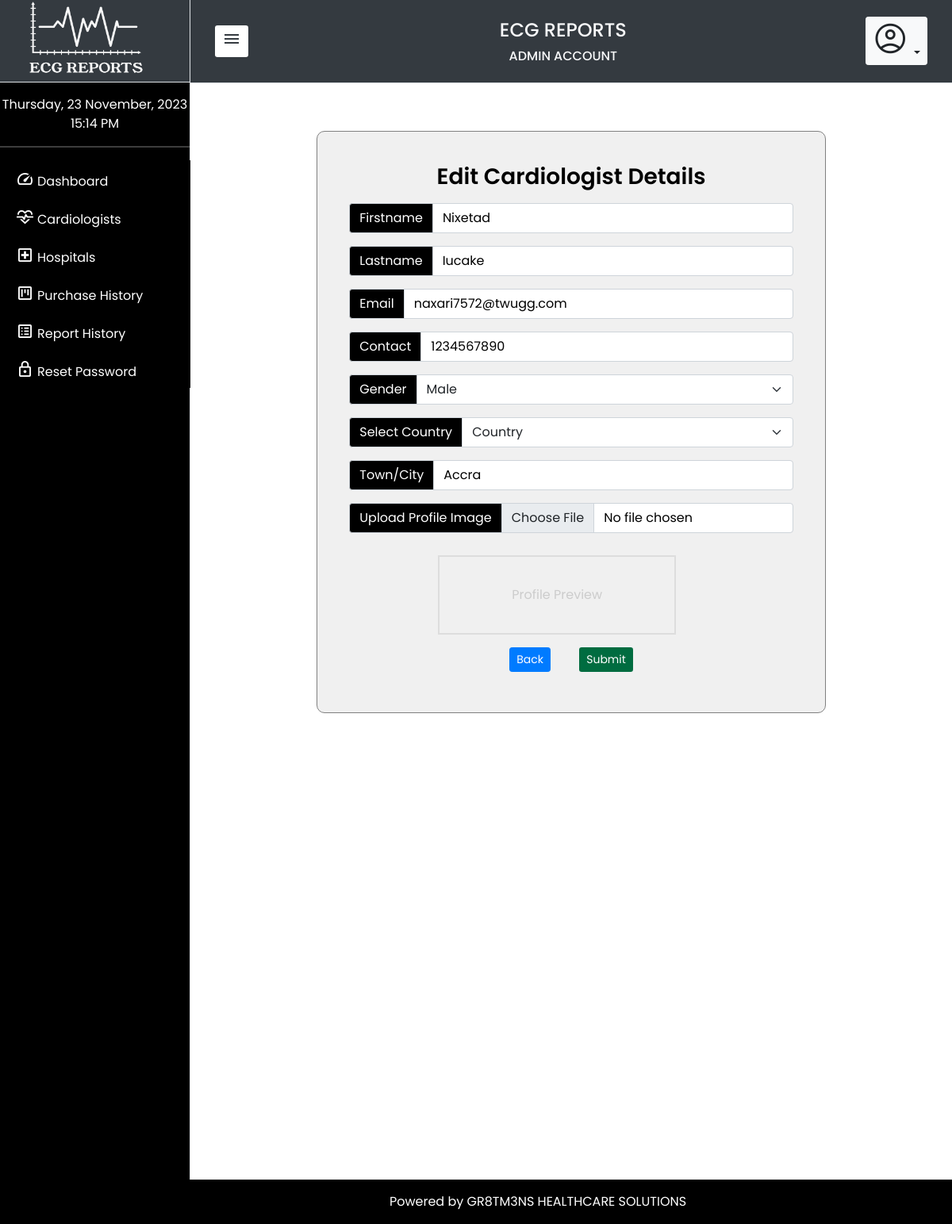
The app's page /superuser/edit-cardiologist-details/3/ (signed in) with its own data.
### superuser/models.py (models this page shows, shortened)
class Cardiologist(models.Model):
    user = models.ForeignKey(User, on_delete=models.CASCADE)
    profile = models.ImageField(upload_to = 'profile-uploads/', default = 'superuser/static/superuser/media/profile.png', blank=True)
    contact = models.CharField(max_length=255, default='1234567890', null=True)
    gender = models.IntegerField(null=True)
    country = models.CharField(max_length=255, default='Ghana', null=True)
    town = models.CharField(max_length=255, null=True)
    address = models.CharField(max_length=255, null=True)
    signature = models.ImageField(upload_to = 'signature-uploads/', default = '', blank=True)
    created_on = models.DateTimeField(auto_now_add=True)

class User(AbstractUser):
    is_admin = models.BooleanField(default=False)
    is_cardio = models.BooleanField(default=False)
    is_hospital = models.BooleanField(default=False)

### superuser/views.py (the view, shortened to what this page needs)
# urls.py: path('edit-cardiologist-details/<int:id>/', views.editCardioDetails, name='editCardioDetails'),
@login_required(login_url='login:login')
def editCardioDetails(request, id, **kwargs):
    template_name = 'superuser/edit-cardio.html'
    user=request.user
    page = 'Edit Cardiologist Detail'
    cardiologist = Cardiologist.objects.get(id=id)
    cardio = User.objects.get(id=cardiologist.user.id)
    return render(request, template_name, {
        'cardiologist': cardiologist,
        'page': page,
    })

### superuser/context_processors.py (called while the page is built)
def counter(request):
    now = datetime.now()
    year = now.year
    date = now.strftime("%A, %d %B, %Y")
    time = now.strftime("%H:%M %p")
    return { 'date': date, 'time': time, 'year':year }

### superuser/templates/superuser/edit-cardio.html (shortened to what this page needs)
{% extends 'superuser/base.html' %}
{% block content %}
<div class="form-body">
    <div class="row fee_type">
        <div class="form-holder">
            <div class="form-content">
                <div class="form-items">
                    <h3 class="text-center mb-3" >Edit Cardiologist Details</h3>
                    <form class="" action="" method="post" enctype="multipart/form-data">
                        <div class="input-group mt-3">
                            <label class="input-group-text" for="logo">Firstname</label>
                            <input class="form-control" type="text" id="first_name" name="first_name" value="{{ cardiologist.user.first_name }}"  required>
                         </div>
                         <div class="input-group mt-3">
                            <label class="input-group-text" for="logo">Lastname</label>
                            <input class="form-control" type="text" id="last_name" name="last_name" value="{{ cardiologist.user.last_name }}"  required>
                         </div>
                         <div class="input-group mt-3">
                            <label class="input-group-text" for="logo">Email</label>
                            <input class="form-control" type="email" id="email" name="email" value="{{ cardiologist.user.email }}"  required>
                         </div>
                         <div class="input-group mt-3">
                            <label class="input-group-text" for="logo">Contact</label>
                            <input class="form-control" type="tel" id="contact" name="contact" value="{{ cardiologist.contact }}"  required>
                         </div>
                         <div class="input-group mt-3">
                            <label class="input-group-text" for="logo">Gender</label>
                             <select class="form-select" name="gender" id="gender" required>
                                   {% if cardiologist.gender == 1 %}
                                        <option value="1" selected="selected">Male</option>
                                   {% else %}
                                        <option value="1">Male</option>
                                        <option value="2" selected="selected">Female</option>
                                   {% endif %}
                            </select>
                         </div>
                         <div class="input-group mt-3">
                            <label class="input-group-text" for="logo">Select Country</label>
                            <select id="country" name="country" class="form-select">
                                <option value="">Country</option>
                            </select>
                         </div>
                         <div class="input-group mt-3">
                            <label class="input-group-text" for="logo">Town/City</label>
                            <input class="form-control" type="tel" id="town" name="town" value="{{ cardiologist.town }}"  required>
                         </div>
                        <div class="input-group mt-3">
                            <label class="input-group-text" for="logo">Upload Profile Image</label>
                            <input type="file" class="form-control" id="logo" name="profile" accept="image/png, .jpeg, .jpg, image/gif" onclick="getLogo()">
                          </div>
                           <div class="logo-preview" id="logo-preview" >
                            <span class="logo-text">Profile Preview</span>
                        </div>
                        <div class="mt-3 text-center">
                            <a onclick="window.history.go(-1); return false;"><button type="button" class="btn btn-primary btn-sm mr-3" >Back</button></a>
                            <button id="submit" type="submit" class="btn btn-sm ml-3" style="background-color: #006c40; color: #fff">Submit</button>
                        </div>
                    </form>
                </div>
            </div>
        </div>
    </div>
</div>
{% endblock %}

### superuser/static/superuser/css/style.css (style rules this page uses)
:root { --baseColor: #343A40; }
*, body { font-family: 'Poppins', sans-serif; font-weight: 400; -webkit-font-smoothing: antialiased; text-rendering: optimizeLegibility; -moz-osx-font-smoothing: grayscale; }
.form-holder { display: flex; flex-direction: column; justify-content: center; align-items: center; text-align: center; min-height: 100vh; background-color: #fff; }
.form-holder .form-content { position: relative; text-align: center; display: -webkit-box; display: -moz-box; display: -ms-flexbox; display: -webkit-flex; display: flex; -webkit-justify-content: center; justify-content: center; -webkit-align-items: center; align-items: center; padding: 60px; }
.form-content .form-items { border: 1px solid grey; padding: 40px; display: inline-block; width: 100%; min-width: 540px; -webkit-border-radius: 10px; -moz-border-radius: 10px; border-radius: 10px; text-align: left; -webkit-transition: all 0.4s ease; transition: all 0.4s ease; }
.form-content h3 { color: #000; text-align: left; font-size: 28px; font-weight: 600; margin-bottom: 5px; }

### superuser/static/superuser/css/styles.css (style rules this page uses)
:root { --baseColor: #343A40; }
.signature-preview, .logo-preview { width: 300px; min-height: 100px; border: 2px solid #ddd; margin-top: 5%; margin-left: 20%; display: flex; align-items: center; justify-content: center; font-weight: bold; color: #ccc; }
.form-body .row .form-holder .form-content .form-items { background-color: #f0f0f0; }
.form-body .row .form-holder .form-content .form-items .text-center { margin-bottom: 2%; }
.form-body .row .form-holder .form-content .form-items form .input-group .input-group-text { background-color: black; color: white; }
.form-body .row .form-holder .form-content .form-items form .input-group input { background-color: #fff; color: #000; }

### records on screen
Cardiologist: first_name "Nixetad", last_name "Iucake", email "naxari7572@twugg.com", contact "1234567890", gender "Male", town "Accra"
